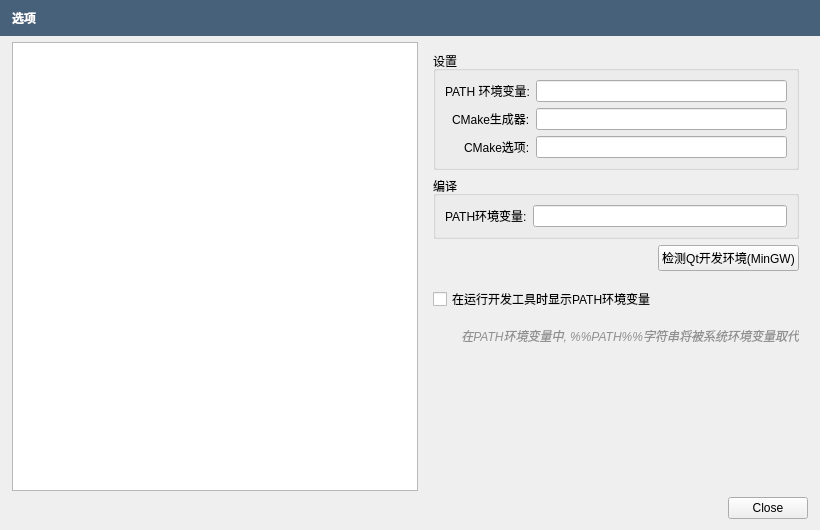
<?xml version="1.0" encoding="UTF-8"?>
<ui version="4.0">
 <class>PreferencesDialog</class>
 <widget class="QDialog" name="PreferencesDialog">
  <property name="geometry">
   <rect>
    <x>0</x>
    <y>0</y>
    <width>820</width>
    <height>530</height>
   </rect>
  </property>
  <property name="windowTitle">
   <string notr="true"/>
  </property>
  <property name="modal">
   <bool>true</bool>
  </property>
  <layout class="QVBoxLayout" name="verticalLayout">
   <property name="leftMargin">
    <number>0</number>
   </property>
   <property name="topMargin">
    <number>0</number>
   </property>
   <property name="rightMargin">
    <number>0</number>
   </property>
   <item>
    <widget class="QFrame" name="MessageFrame">
     <property name="sizePolicy">
      <sizepolicy hsizetype="Preferred" vsizetype="Maximum">
       <horstretch>0</horstretch>
       <verstretch>0</verstretch>
      </sizepolicy>
     </property>
     <property name="styleSheet">
      <string notr="true">background-color: rgb(71,97,123);</string>
     </property>
     <property name="frameShape">
      <enum>QFrame::NoFrame</enum>
     </property>
     <property name="frameShadow">
      <enum>QFrame::Plain</enum>
     </property>
     <property name="lineWidth">
      <number>0</number>
     </property>
     <layout class="QHBoxLayout" name="horizontalLayout_3" stretch="0">
      <property name="spacing">
       <number>5</number>
      </property>
      <property name="leftMargin">
       <number>12</number>
      </property>
      <item>
       <layout class="QHBoxLayout" name="horizontalLayout_2">
        <item>
         <widget class="QLabel" name="MessageLabel">
          <property name="styleSheet">
           <string notr="true">color: rgb(255, 255, 255);
font : bold;
</string>
          </property>
          <property name="text">
           <string>选项</string>
          </property>
         </widget>
        </item>
       </layout>
      </item>
     </layout>
    </widget>
   </item>
   <item>
    <layout class="QHBoxLayout" name="horizontalLayout" stretch="2,0">
     <property name="leftMargin">
      <number>12</number>
     </property>
     <property name="rightMargin">
      <number>12</number>
     </property>
     <item>
      <widget class="QTreeWidget" name="PrefsTreeWidget">
       <property name="sizePolicy">
        <sizepolicy hsizetype="MinimumExpanding" vsizetype="Expanding">
         <horstretch>0</horstretch>
         <verstretch>0</verstretch>
        </sizepolicy>
       </property>
       <property name="minimumSize">
        <size>
         <width>200</width>
         <height>0</height>
        </size>
       </property>
       <property name="wordWrap">
        <bool>true</bool>
       </property>
       <attribute name="headerVisible">
        <bool>false</bool>
       </attribute>
       <column>
        <property name="text">
         <string notr="true">1</string>
        </property>
       </column>
      </widget>
     </item>
     <item>
      <widget class="QStackedWidget" name="PrefsStackedWidget">
       <property name="sizePolicy">
        <sizepolicy hsizetype="Minimum" vsizetype="Preferred">
         <horstretch>0</horstretch>
         <verstretch>0</verstretch>
        </sizepolicy>
       </property>
       <property name="currentIndex">
        <number>3</number>
       </property>
       <widget class="QWidget" name="EnvironmentPage">
        <layout class="QVBoxLayout" name="verticalLayout_11" stretch="0,1">
         <item>
          <widget class="QGroupBox" name="LanguageGroupBox">
           <property name="title">
            <string>语言</string>
           </property>
           <layout class="QHBoxLayout" name="horizontalLayout_5">
            <item>
             <widget class="QLabel" name="label">
              <property name="sizePolicy">
               <sizepolicy hsizetype="Maximum" vsizetype="Preferred">
                <horstretch>0</horstretch>
                <verstretch>0</verstretch>
               </sizepolicy>
              </property>
              <property name="text">
               <string>界面语言:</string>
              </property>
             </widget>
            </item>
            <item>
             <widget class="QComboBox" name="LangComboBox"/>
            </item>
            <item>
             <widget class="QLabel" name="LangRestartLabel">
              <property name="font">
               <font>
                <weight>50</weight>
                <italic>true</italic>
                <bold>false</bold>
               </font>
              </property>
              <property name="styleSheet">
               <string notr="true">color : red;</string>
              </property>
              <property name="text">
               <string notr="true"/>
              </property>
              <property name="indent">
               <number>6</number>
              </property>
             </widget>
            </item>
           </layout>
          </widget>
         </item>
         <item>
          <widget class="QGroupBox" name="groupBox">
           <property name="title">
            <string>工作空间</string>
           </property>
           <layout class="QVBoxLayout" name="verticalLayout_12" stretch="1,0">
            <item>
             <widget class="openfluid::ui::common::PathsManagementWidget" name="WorkspacesPathsWidget" native="true"/>
            </item>
            <item>
             <widget class="QLabel" name="label_7">
              <property name="font">
               <font>
                <italic>true</italic>
               </font>
              </property>
              <property name="styleSheet">
               <string notr="true">color : #909090;</string>
              </property>
              <property name="text">
               <string>The top workspace path will be set as the active workspace path</string>
              </property>
              <property name="alignment">
               <set>Qt::AlignRight|Qt::AlignTrailing|Qt::AlignVCenter</set>
              </property>
             </widget>
            </item>
           </layout>
          </widget>
         </item>
        </layout>
       </widget>
       <widget class="QWidget" name="BuilderInterfacePage">
        <layout class="QVBoxLayout" name="verticalLayout_2">
         <item>
          <widget class="QGroupBox" name="ProjectsGroupBox">
           <property name="title">
            <string>项目</string>
           </property>
           <layout class="QGridLayout" name="gridLayout_4">
            <item row="1" column="0">
             <widget class="QLabel" name="label_2">
              <property name="text">
               <string>保存的最大历史项目纪录:</string>
              </property>
             </widget>
            </item>
            <item row="1" column="1">
             <widget class="QSpinBox" name="RecentMaxSpinBox">
              <property name="minimum">
               <number>1</number>
              </property>
              <property name="maximum">
               <number>12</number>
              </property>
             </widget>
            </item>
            <item row="1" column="3">
             <spacer name="horizontalSpacer">
              <property name="orientation">
               <enum>Qt::Horizontal</enum>
              </property>
              <property name="sizeHint" stdset="0">
               <size>
                <width>40</width>
                <height>20</height>
               </size>
              </property>
             </spacer>
            </item>
            <item row="1" column="2">
             <widget class="QPushButton" name="ClearRecentsButton">
              <property name="text">
               <string>清除所有</string>
              </property>
             </widget>
            </item>
            <item row="0" column="0" colspan="4">
             <widget class="QCheckBox" name="AutoSaveCheckBox">
              <property name="text">
               <string>在模拟运行前自动保存</string>
              </property>
             </widget>
            </item>
           </layout>
          </widget>
         </item>
         <item>
          <widget class="QGroupBox" name="WaresGroupBox">
           <property name="title">
            <string>模拟器、生成器和观察者</string>
           </property>
           <layout class="QVBoxLayout" name="verticalLayout_5">
            <item>
             <widget class="QCheckBox" name="ItemRemovalCheckBox">
              <property name="text">
               <string>在删除模拟器、生成器观察者的时候进行确认</string>
              </property>
             </widget>
            </item>
            <item>
             <widget class="QCheckBox" name="ParamRemovalCheckBox">
              <property name="text">
               <string>在删除参数时进行确认</string>
              </property>
             </widget>
            </item>
            <item>
             <widget class="QCheckBox" name="WatchCheckBox">
              <property name="text">
               <string>监控模拟器、观察者在磁盘上的更改 (推荐)</string>
              </property>
             </widget>
            </item>
           </layout>
          </widget>
         </item>
         <item>
          <widget class="QGroupBox" name="SpatialDomainGroupBox">
           <property name="title">
            <string>空间领域</string>
           </property>
           <layout class="QVBoxLayout" name="verticalLayout_6">
            <item>
             <widget class="QCheckBox" name="UnitsRemovalCheckBox">
              <property name="text">
               <string>在删除单元类时确认</string>
              </property>
             </widget>
            </item>
            <item>
             <widget class="QCheckBox" name="ConnectionsRemovalCheckBox">
              <property name="text">
               <string>在删除空间单元联系时确认</string>
              </property>
             </widget>
            </item>
            <item>
             <widget class="QCheckBox" name="AttributesRemovalCheckBox">
              <property name="text">
               <string>在删除空间属性时确认</string>
              </property>
             </widget>
            </item>
           </layout>
          </widget>
         </item>
         <item>
          <spacer name="verticalSpacer">
           <property name="orientation">
            <enum>Qt::Vertical</enum>
           </property>
           <property name="sizeHint" stdset="0">
            <size>
             <width>20</width>
             <height>40</height>
            </size>
           </property>
          </spacer>
         </item>
        </layout>
       </widget>
       <widget class="QWidget" name="SimulationPage">
        <layout class="QVBoxLayout" name="verticalLayout_3" stretch="0,1">
         <item>
          <widget class="QGroupBox" name="groupBox_5">
           <property name="title">
            <string>默认时间设置</string>
           </property>
           <layout class="QGridLayout" name="gridLayout">
            <item row="2" column="0">
             <widget class="QLabel" name="label_5">
              <property name="sizePolicy">
               <sizepolicy hsizetype="Preferred" vsizetype="Preferred">
                <horstretch>0</horstretch>
                <verstretch>0</verstretch>
               </sizepolicy>
              </property>
              <property name="text">
               <string>结束时间：</string>
              </property>
              <property name="alignment">
               <set>Qt::AlignRight|Qt::AlignTrailing|Qt::AlignVCenter</set>
              </property>
             </widget>
            </item>
            <item row="1" column="0">
             <widget class="QLabel" name="label_4">
              <property name="sizePolicy">
               <sizepolicy hsizetype="Preferred" vsizetype="Preferred">
                <horstretch>0</horstretch>
                <verstretch>0</verstretch>
               </sizepolicy>
              </property>
              <property name="text">
               <string>开始时间：</string>
              </property>
              <property name="alignment">
               <set>Qt::AlignRight|Qt::AlignTrailing|Qt::AlignVCenter</set>
              </property>
             </widget>
            </item>
            <item row="0" column="1">
             <widget class="QSpinBox" name="DeltaTSpinBox">
              <property name="sizePolicy">
               <sizepolicy hsizetype="Maximum" vsizetype="Fixed">
                <horstretch>0</horstretch>
                <verstretch>0</verstretch>
               </sizepolicy>
              </property>
              <property name="minimum">
               <number>1</number>
              </property>
              <property name="maximum">
               <number>16777215</number>
              </property>
             </widget>
            </item>
            <item row="2" column="1">
             <widget class="QDateTimeEdit" name="EndDateEdit">
              <property name="sizePolicy">
               <sizepolicy hsizetype="Maximum" vsizetype="Fixed">
                <horstretch>0</horstretch>
                <verstretch>0</verstretch>
               </sizepolicy>
              </property>
              <property name="displayFormat">
               <string notr="true">yyyy-MM-dd HH:mm:ss</string>
              </property>
              <property name="calendarPopup">
               <bool>true</bool>
              </property>
             </widget>
            </item>
            <item row="0" column="0">
             <widget class="QLabel" name="label_3">
              <property name="sizePolicy">
               <sizepolicy hsizetype="Preferred" vsizetype="Preferred">
                <horstretch>0</horstretch>
                <verstretch>0</verstretch>
               </sizepolicy>
              </property>
              <property name="text">
               <string>默认Δt值：</string>
              </property>
              <property name="alignment">
               <set>Qt::AlignRight|Qt::AlignTrailing|Qt::AlignVCenter</set>
              </property>
             </widget>
            </item>
            <item row="1" column="1" colspan="2">
             <widget class="QDateTimeEdit" name="BeginDateEdit">
              <property name="sizePolicy">
               <sizepolicy hsizetype="Maximum" vsizetype="Fixed">
                <horstretch>0</horstretch>
                <verstretch>0</verstretch>
               </sizepolicy>
              </property>
              <property name="maximumDate">
               <date>
                <year>7999</year>
                <month>12</month>
                <day>31</day>
               </date>
              </property>
              <property name="minimumDate">
               <date>
                <year>1752</year>
                <month>8</month>
                <day>10</day>
               </date>
              </property>
              <property name="displayFormat">
               <string notr="true">yyyy-MM-dd HH:mm:ss</string>
              </property>
              <property name="calendarPopup">
               <bool>true</bool>
              </property>
              <property name="timeSpec">
               <enum>Qt::UTC</enum>
              </property>
             </widget>
            </item>
            <item row="0" column="2">
             <spacer name="horizontalSpacer_2">
              <property name="orientation">
               <enum>Qt::Horizontal</enum>
              </property>
              <property name="sizeHint" stdset="0">
               <size>
                <width>40</width>
                <height>20</height>
               </size>
              </property>
             </spacer>
            </item>
           </layout>
          </widget>
         </item>
         <item>
          <widget class="QGroupBox" name="groupBox_2">
           <property name="title">
            <string>组件搜索目录</string>
           </property>
           <layout class="QVBoxLayout" name="verticalLayout_4">
            <item>
             <widget class="QTabWidget" name="WaresPathsTabWidget">
              <property name="currentIndex">
               <number>2</number>
              </property>
              <widget class="QWidget" name="SimulatorsPathsTab_2">
               <attribute name="title">
                <string>模拟器</string>
               </attribute>
               <layout class="QVBoxLayout" name="verticalLayout_13">
                <item>
                 <widget class="openfluid::ui::common::WaresSearchPathsWidget" name="SimulatorsSearchPathsWidget" native="true"/>
                </item>
               </layout>
              </widget>
              <widget class="QWidget" name="ObserversPathsTab_2">
               <attribute name="title">
                <string>观察者</string>
               </attribute>
               <layout class="QVBoxLayout" name="verticalLayout_14">
                <item>
                 <widget class="openfluid::ui::common::WaresSearchPathsWidget" name="ObserversSearchPathsWidget" native="true"/>
                </item>
               </layout>
              </widget>
              <widget class="QWidget" name="BuilderextsPathsTab_2">
               <attribute name="title">
                <string>拓展包</string>
               </attribute>
               <layout class="QVBoxLayout" name="verticalLayout_15">
                <item>
                 <widget class="openfluid::ui::common::WaresSearchPathsWidget" name="BuilderextsSearchPathsWidget" native="true"/>
                </item>
               </layout>
              </widget>
             </widget>
            </item>
           </layout>
          </widget>
         </item>
        </layout>
       </widget>
       <widget class="QWidget" name="DevEnvironmentPage">
        <layout class="QVBoxLayout" name="verticalLayout_7">
         <item>
          <widget class="QGroupBox" name="groupBox_3">
           <property name="title">
            <string>设置</string>
           </property>
           <layout class="QFormLayout" name="formLayout">
            <property name="labelAlignment">
             <set>Qt::AlignRight|Qt::AlignTrailing|Qt::AlignVCenter</set>
            </property>
            <item row="0" column="0">
             <widget class="QLabel" name="label_6">
              <property name="text">
               <string>PATH 环境变量:</string>
              </property>
             </widget>
            </item>
            <item row="0" column="1">
             <widget class="QLineEdit" name="ConfigPathEnvEdit"/>
            </item>
            <item row="2" column="0">
             <widget class="QLabel" name="label_9">
              <property name="text">
               <string>CMake选项:</string>
              </property>
             </widget>
            </item>
            <item row="2" column="1">
             <widget class="QLineEdit" name="ConfigOptionsEdit"/>
            </item>
            <item row="1" column="0">
             <widget class="QLabel" name="label_10">
              <property name="text">
               <string>CMake生成器:</string>
              </property>
             </widget>
            </item>
            <item row="1" column="1">
             <widget class="QLineEdit" name="ConfigGeneratorEdit"/>
            </item>
           </layout>
          </widget>
         </item>
         <item>
          <widget class="QGroupBox" name="groupBox_4">
           <property name="title">
            <string>编译</string>
           </property>
           <layout class="QFormLayout" name="formLayout_2">
            <item row="0" column="0">
             <widget class="QLabel" name="label_8">
              <property name="text">
               <string>PATH环境变量:</string>
              </property>
             </widget>
            </item>
            <item row="0" column="1">
             <widget class="QLineEdit" name="BuildPathEnvEdit"/>
            </item>
           </layout>
          </widget>
         </item>
         <item>
          <widget class="QWidget" name="DetectQtDevWidget" native="true">
           <layout class="QHBoxLayout" name="horizontalLayout_7">
            <property name="spacing">
             <number>0</number>
            </property>
            <property name="leftMargin">
             <number>0</number>
            </property>
            <property name="topMargin">
             <number>0</number>
            </property>
            <property name="rightMargin">
             <number>0</number>
            </property>
            <property name="bottomMargin">
             <number>0</number>
            </property>
            <item>
             <spacer name="horizontalSpacer_3">
              <property name="orientation">
               <enum>Qt::Horizontal</enum>
              </property>
              <property name="sizeHint" stdset="0">
               <size>
                <width>40</width>
                <height>20</height>
               </size>
              </property>
             </spacer>
            </item>
            <item>
             <widget class="QPushButton" name="DetectQtDevButton">
              <property name="text">
               <string>检测Qt开发环境(MinGW)</string>
              </property>
             </widget>
            </item>
           </layout>
          </widget>
         </item>
         <item>
          <spacer name="verticalSpacer_3">
           <property name="orientation">
            <enum>Qt::Vertical</enum>
           </property>
           <property name="sizeType">
            <enum>QSizePolicy::Fixed</enum>
           </property>
           <property name="sizeHint" stdset="0">
            <size>
             <width>20</width>
             <height>10</height>
            </size>
           </property>
          </spacer>
         </item>
         <item>
          <widget class="QCheckBox" name="ShowPathCheckBox">
           <property name="text">
            <string>在运行开发工具时显示PATH环境变量</string>
           </property>
          </widget>
         </item>
         <item>
          <spacer name="verticalSpacer_4">
           <property name="orientation">
            <enum>Qt::Vertical</enum>
           </property>
           <property name="sizeType">
            <enum>QSizePolicy::Fixed</enum>
           </property>
           <property name="sizeHint" stdset="0">
            <size>
             <width>20</width>
             <height>10</height>
            </size>
           </property>
          </spacer>
         </item>
         <item>
          <widget class="QLabel" name="label_11">
           <property name="font">
            <font>
             <italic>true</italic>
            </font>
           </property>
           <property name="styleSheet">
            <string notr="true">color : #909090;</string>
           </property>
           <property name="text">
            <string>在PATH环境变量中, %%PATH%%字符串将被系统环境变量取代</string>
           </property>
           <property name="alignment">
            <set>Qt::AlignRight|Qt::AlignTrailing|Qt::AlignVCenter</set>
           </property>
          </widget>
         </item>
         <item>
          <spacer name="verticalSpacer_2">
           <property name="orientation">
            <enum>Qt::Vertical</enum>
           </property>
           <property name="sizeHint" stdset="0">
            <size>
             <width>20</width>
             <height>40</height>
            </size>
           </property>
          </spacer>
         </item>
        </layout>
       </widget>
       <widget class="QWidget" name="DevEditorPage">
        <layout class="QVBoxLayout" name="verticalLayout_8">
         <item>
          <widget class="QCheckBox" name="SyntaxHLCheckBox">
           <property name="text">
            <string>启用代码高亮</string>
           </property>
          </widget>
         </item>
         <item>
          <layout class="QVBoxLayout" name="verticalLayout_10">
           <item>
            <widget class="QScrollArea" name="scrollArea">
             <property name="sizePolicy">
              <sizepolicy hsizetype="Expanding" vsizetype="Expanding">
               <horstretch>0</horstretch>
               <verstretch>0</verstretch>
              </sizepolicy>
             </property>
             <property name="widgetResizable">
              <bool>true</bool>
             </property>
             <widget class="QWidget" name="scrollAreaWidgetContents">
              <property name="geometry">
               <rect>
                <x>0</x>
                <y>0</y>
                <width>383</width>
                <height>268</height>
               </rect>
              </property>
              <property name="sizePolicy">
               <sizepolicy hsizetype="Preferred" vsizetype="Minimum">
                <horstretch>0</horstretch>
                <verstretch>0</verstretch>
               </sizepolicy>
              </property>
              <layout class="QVBoxLayout" name="verticalLayout_9">
               <item>
                <layout class="QGridLayout" name="SyntaxGridLayout">
                 <item row="0" column="0">
                  <widget class="QLabel" name="label_13">
                   <property name="text">
                    <string/>
                   </property>
                  </widget>
                 </item>
                 <item row="0" column="1">
                  <widget class="QLabel" name="label_14">
                   <property name="styleSheet">
                    <string notr="true">QLabel {font: bold}</string>
                   </property>
                   <property name="text">
                    <string>粗体</string>
                   </property>
                   <property name="alignment">
                    <set>Qt::AlignCenter</set>
                   </property>
                  </widget>
                 </item>
                 <item row="0" column="3">
                  <widget class="QLabel" name="label_16">
                   <property name="styleSheet">
                    <string notr="true">QLabel {text-decoration: underline}</string>
                   </property>
                   <property name="text">
                    <string>下划线</string>
                   </property>
                   <property name="alignment">
                    <set>Qt::AlignCenter</set>
                   </property>
                  </widget>
                 </item>
                 <item row="0" column="2">
                  <widget class="QLabel" name="label_15">
                   <property name="styleSheet">
                    <string notr="true">QLabel {font: italic}</string>
                   </property>
                   <property name="text">
                    <string>斜体</string>
                   </property>
                   <property name="alignment">
                    <set>Qt::AlignCenter</set>
                   </property>
                  </widget>
                 </item>
                 <item row="0" column="4">
                  <widget class="QLabel" name="label_17">
                   <property name="styleSheet">
                    <string notr="true">QLabel {text-decoration: line-through}</string>
                   </property>
                   <property name="text">
                    <string>删除线</string>
                   </property>
                   <property name="alignment">
                    <set>Qt::AlignCenter</set>
                   </property>
                  </widget>
                 </item>
                 <item row="0" column="5">
                  <widget class="QLabel" name="label_18">
                   <property name="text">
                    <string>颜色</string>
                   </property>
                   <property name="alignment">
                    <set>Qt::AlignCenter</set>
                   </property>
                  </widget>
                 </item>
                </layout>
               </item>
               <item>
                <spacer name="verticalSpacer_5">
                 <property name="orientation">
                  <enum>Qt::Vertical</enum>
                 </property>
                 <property name="sizeHint" stdset="0">
                  <size>
                   <width>20</width>
                   <height>40</height>
                  </size>
                 </property>
                </spacer>
               </item>
              </layout>
             </widget>
            </widget>
           </item>
          </layout>
         </item>
         <item>
          <widget class="QWidget" name="horizontalWidget" native="true">
           <layout class="QHBoxLayout" name="horizontalLayout_8">
            <property name="leftMargin">
             <number>0</number>
            </property>
            <property name="topMargin">
             <number>0</number>
            </property>
            <property name="rightMargin">
             <number>0</number>
            </property>
            <property name="bottomMargin">
             <number>0</number>
            </property>
            <item>
             <widget class="QCheckBox" name="CurrentLineHLCheckBox">
              <property name="text">
               <string>当前行高亮</string>
              </property>
             </widget>
            </item>
            <item>
             <spacer name="horizontalSpacer_8">
              <property name="orientation">
               <enum>Qt::Horizontal</enum>
              </property>
              <property name="sizeType">
               <enum>QSizePolicy::Fixed</enum>
              </property>
              <property name="sizeHint" stdset="0">
               <size>
                <width>20</width>
                <height>20</height>
               </size>
              </property>
             </spacer>
            </item>
            <item>
             <widget class="QLabel" name="label_19">
              <property name="text">
               <string>颜色：</string>
              </property>
             </widget>
            </item>
            <item>
             <widget class="QToolButton" name="CurrentLineColorButton">
              <property name="text">
               <string notr="true">...</string>
              </property>
             </widget>
            </item>
            <item>
             <spacer name="horizontalSpacer_4">
              <property name="orientation">
               <enum>Qt::Horizontal</enum>
              </property>
              <property name="sizeHint" stdset="0">
               <size>
                <width>40</width>
                <height>20</height>
               </size>
              </property>
             </spacer>
            </item>
           </layout>
          </widget>
         </item>
         <item>
          <layout class="QHBoxLayout" name="horizontalLayout_9">
           <item>
            <widget class="QLabel" name="FontLabel">
             <property name="text">
              <string>字体家族：</string>
             </property>
            </widget>
           </item>
           <item>
            <widget class="QFontComboBox" name="FontComboBox">
             <property name="writingSystem">
              <enum>QFontDatabase::Latin</enum>
             </property>
            </widget>
           </item>
           <item>
            <spacer name="horizontalSpacer_5">
             <property name="orientation">
              <enum>Qt::Horizontal</enum>
             </property>
             <property name="sizeHint" stdset="0">
              <size>
               <width>40</width>
               <height>20</height>
              </size>
             </property>
            </spacer>
           </item>
          </layout>
         </item>
         <item>
          <widget class="QCheckBox" name="LineWrappingCheckBox">
           <property name="text">
            <string>行缩进</string>
           </property>
          </widget>
         </item>
         <item>
          <layout class="QHBoxLayout" name="horizontalLayout_10">
           <item>
            <widget class="QLabel" name="label_12">
             <property name="text">
              <string>默认缩进间距：</string>
             </property>
            </widget>
           </item>
           <item>
            <widget class="QSpinBox" name="IndentSpaceNbSpinBox">
             <property name="minimum">
              <number>1</number>
             </property>
             <property name="maximum">
              <number>99</number>
             </property>
            </widget>
           </item>
           <item>
            <spacer name="horizontalSpacer_6">
             <property name="orientation">
              <enum>Qt::Horizontal</enum>
             </property>
             <property name="sizeHint" stdset="0">
              <size>
               <width>40</width>
               <height>20</height>
              </size>
             </property>
            </spacer>
           </item>
          </layout>
         </item>
         <item>
          <layout class="QHBoxLayout" name="horizontalLayout_6">
           <item>
            <spacer name="horizontalSpacer_7">
             <property name="orientation">
              <enum>Qt::Horizontal</enum>
             </property>
             <property name="sizeHint" stdset="0">
              <size>
               <width>40</width>
               <height>20</height>
              </size>
             </property>
            </spacer>
           </item>
           <item>
            <widget class="QPushButton" name="TextEditorRestoreDefaultsButton">
             <property name="text">
              <string>恢复默认设置</string>
             </property>
            </widget>
           </item>
           <item>
            <widget class="QPushButton" name="TextEditorApplyButton">
             <property name="text">
              <string>现在应用</string>
             </property>
            </widget>
           </item>
          </layout>
         </item>
        </layout>
       </widget>
       <widget class="QWidget" name="MarketPage">
        <layout class="QGridLayout" name="gridLayout_2">
         <item row="0" column="0">
          <widget class="QGroupBox" name="groupBox_6">
           <property name="sizePolicy">
            <sizepolicy hsizetype="Preferred" vsizetype="Preferred">
             <horstretch>0</horstretch>
             <verstretch>0</verstretch>
            </sizepolicy>
           </property>
           <property name="title">
            <string>市场</string>
           </property>
           <layout class="QGridLayout" name="gridLayout_3">
            <item row="3" column="0" rowspan="4">
             <widget class="QListWidget" name="MarketPlacesListWidget">
              <property name="sortingEnabled">
               <bool>false</bool>
              </property>
             </widget>
            </item>
            <item row="4" column="2">
             <widget class="QPushButton" name="EditMarketPlaceButton">
              <property name="sizePolicy">
               <sizepolicy hsizetype="Fixed" vsizetype="Fixed">
                <horstretch>0</horstretch>
                <verstretch>0</verstretch>
               </sizepolicy>
              </property>
              <property name="minimumSize">
               <size>
                <width>32</width>
                <height>32</height>
               </size>
              </property>
              <property name="maximumSize">
               <size>
                <width>32</width>
                <height>32</height>
               </size>
              </property>
              <property name="toolTip">
               <string>Edit selected marketplace</string>
              </property>
              <property name="text">
               <string notr="true">E</string>
              </property>
             </widget>
            </item>
            <item row="3" column="2">
             <widget class="QPushButton" name="AddMarketPlaceButton">
              <property name="sizePolicy">
               <sizepolicy hsizetype="Fixed" vsizetype="Fixed">
                <horstretch>0</horstretch>
                <verstretch>0</verstretch>
               </sizepolicy>
              </property>
              <property name="minimumSize">
               <size>
                <width>32</width>
                <height>32</height>
               </size>
              </property>
              <property name="maximumSize">
               <size>
                <width>32</width>
                <height>32</height>
               </size>
              </property>
              <property name="toolTip">
               <string>Add marketplace</string>
              </property>
              <property name="text">
               <string notr="true">A</string>
              </property>
             </widget>
            </item>
            <item row="5" column="2">
             <widget class="QPushButton" name="RemoveMarketPlaceButton">
              <property name="sizePolicy">
               <sizepolicy hsizetype="Fixed" vsizetype="Fixed">
                <horstretch>0</horstretch>
                <verstretch>0</verstretch>
               </sizepolicy>
              </property>
              <property name="minimumSize">
               <size>
                <width>32</width>
                <height>32</height>
               </size>
              </property>
              <property name="maximumSize">
               <size>
                <width>32</width>
                <height>32</height>
               </size>
              </property>
              <property name="toolTip">
               <string>Remove marketplace</string>
              </property>
              <property name="text">
               <string notr="true">R</string>
              </property>
             </widget>
            </item>
           </layout>
          </widget>
         </item>
        </layout>
       </widget>
      </widget>
     </item>
    </layout>
   </item>
   <item>
    <layout class="QHBoxLayout" name="horizontalLayout_4">
     <property name="leftMargin">
      <number>12</number>
     </property>
     <property name="rightMargin">
      <number>12</number>
     </property>
     <item>
      <widget class="QDialogButtonBox" name="ButtonBox">
       <property name="standardButtons">
        <set>QDialogButtonBox::Close</set>
       </property>
      </widget>
     </item>
    </layout>
   </item>
  </layout>
 </widget>
 <customwidgets>
  <customwidget>
   <class>openfluid::ui::common::WaresSearchPathsWidget</class>
   <extends>QWidget</extends>
   <header location="global">openfluid/ui/common/WaresSearchPathsWidget.hpp</header>
   <container>1</container>
  </customwidget>
  <customwidget>
   <class>openfluid::ui::common::PathsManagementWidget</class>
   <extends>QWidget</extends>
   <header location="global">openfluid/ui/common/PathsManagementWidget.hpp</header>
   <container>1</container>
  </customwidget>
 </customwidgets>
 <resources/>
 <connections>
  <connection>
   <sender>SyntaxHLCheckBox</sender>
   <signal>toggled(bool)</signal>
   <receiver>scrollArea</receiver>
   <slot>setEnabled(bool)</slot>
   <hints>
    <hint type="sourcelabel">
     <x>301</x>
     <y>67</y>
    </hint>
    <hint type="destinationlabel">
     <x>303</x>
     <y>85</y>
    </hint>
   </hints>
  </connection>
  <connection>
   <sender>CurrentLineHLCheckBox</sender>
   <signal>toggled(bool)</signal>
   <receiver>CurrentLineColorButton</receiver>
   <slot>setEnabled(bool)</slot>
   <hints>
    <hint type="sourcelabel">
     <x>323</x>
     <y>313</y>
    </hint>
    <hint type="destinationlabel">
     <x>558</x>
     <y>325</y>
    </hint>
   </hints>
  </connection>
 </connections>
</ui>
